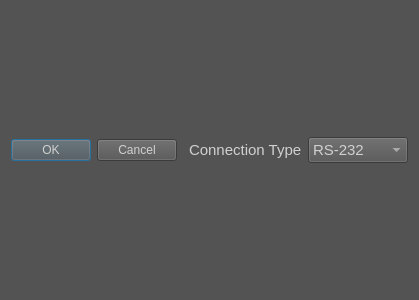
<?xml version="1.0" encoding="UTF-8"?>
<ui version="4.0">
 <class>SetupDirectConnectionDialog</class>
 <widget class="QDialog" name="SetupDirectConnectionDialog">
  <property name="geometry">
   <rect>
    <x>0</x>
    <y>0</y>
    <width>400</width>
    <height>300</height>
   </rect>
  </property>
  <property name="font">
   <font>
    <pointsize>11</pointsize>
   </font>
  </property>
  <property name="windowTitle">
   <string>Dialog</string>
  </property>
  <property name="styleSheet">
   <string notr="true">color: rgb(208, 208, 208);
background-color: rgb(83, 83, 83);</string>
  </property>
  <layout class="QHBoxLayout" name="horizontalLayout" stretch="1,9,0">
   <item>
    <widget class="QDialogButtonBox" name="buttonBox">
     <property name="orientation">
      <enum>Qt::Horizontal</enum>
     </property>
     <property name="standardButtons">
      <set>QDialogButtonBox::Cancel|QDialogButtonBox::Ok</set>
     </property>
    </widget>
   </item>
   <item>
    <widget class="QFrame" name="frame">
     <property name="font">
      <font>
       <pointsize>11</pointsize>
      </font>
     </property>
     <property name="frameShape">
      <enum>QFrame::StyledPanel</enum>
     </property>
     <property name="frameShadow">
      <enum>QFrame::Raised</enum>
     </property>
    </widget>
   </item>
   <item>
    <layout class="QHBoxLayout" name="horizontalLayout_2">
     <item>
      <widget class="QLabel" name="typeLbl">
       <property name="maximumSize">
        <size>
         <width>16777215</width>
         <height>50</height>
        </size>
       </property>
       <property name="font">
        <font>
         <pointsize>11</pointsize>
        </font>
       </property>
       <property name="text">
        <string>Connection Type</string>
       </property>
      </widget>
     </item>
     <item>
      <widget class="QComboBox" name="connectionTypeComboBox">
       <property name="minimumSize">
        <size>
         <width>100</width>
         <height>0</height>
        </size>
       </property>
       <property name="font">
        <font>
         <pointsize>11</pointsize>
        </font>
       </property>
       <item>
        <property name="text">
         <string>RS-232</string>
        </property>
       </item>
       <item>
        <property name="text">
         <string>Ethernet</string>
        </property>
       </item>
       <item>
        <property name="text">
         <string>ModBus RTU</string>
        </property>
       </item>
       <item>
        <property name="text">
         <string>ModBus TCP</string>
        </property>
       </item>
      </widget>
     </item>
    </layout>
   </item>
  </layout>
 </widget>
 <resources/>
 <connections>
  <connection>
   <sender>buttonBox</sender>
   <signal>accepted()</signal>
   <receiver>SetupDirectConnectionDialog</receiver>
   <slot>accept()</slot>
   <hints>
    <hint type="sourcelabel">
     <x>248</x>
     <y>254</y>
    </hint>
    <hint type="destinationlabel">
     <x>157</x>
     <y>274</y>
    </hint>
   </hints>
  </connection>
  <connection>
   <sender>buttonBox</sender>
   <signal>rejected()</signal>
   <receiver>SetupDirectConnectionDialog</receiver>
   <slot>reject()</slot>
   <hints>
    <hint type="sourcelabel">
     <x>316</x>
     <y>260</y>
    </hint>
    <hint type="destinationlabel">
     <x>286</x>
     <y>274</y>
    </hint>
   </hints>
  </connection>
 </connections>
</ui>
